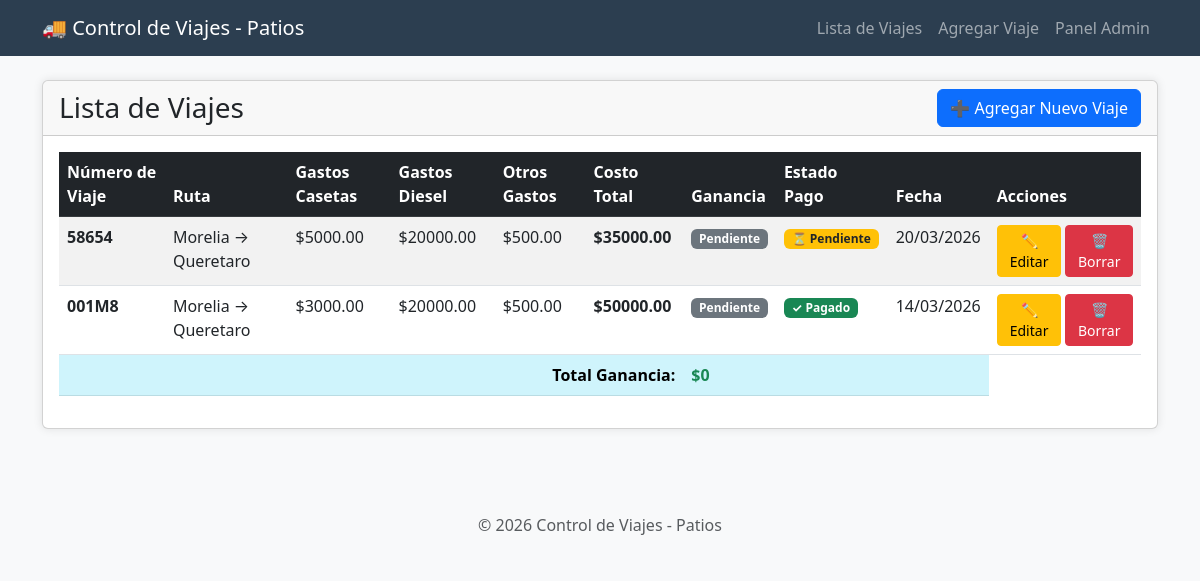
The app's page / (signed in) with its own data.
### trailers/models.py (models this page shows, shortened)
class Viaje(models.Model):
    numero_viaje = models.CharField(max_length=100, unique=True, verbose_name="Número de viaje")
    numero_contenedor = models.CharField(max_length=100, blank=True, verbose_name="Número de contenedor")
    numero_factura = models.CharField(max_length=100, blank=True, verbose_name="Número de factura")
    origen = models.CharField(max_length=200, verbose_name="Origen")
    destino = models.CharField(max_length=200, verbose_name="Destino")
    pagado = models.BooleanField(default=False, verbose_name="¿Viaje pagado?")
    fecha_pago = models.DateField(null=True, blank=True, verbose_name="Fecha de pago")
    fecha_viaje = models.DateField(null=True, blank=True, verbose_name="Fecha de viaje")
    gastos_casetas = models.DecimalField(max_digits=10, decimal_places=2, default=0, verbose_name="Gastos de casetas")
    gastos_diesel = models.DecimalField(max_digits=10, decimal_places=2, default=0, verbose_name="Gastos de diesel")
    otros_gastos = models.DecimalField(max_digits=10, decimal_places=2, default=0, verbose_name="Otros gastos")
    costo_viaje = models.DecimalField(max_digits=10, decimal_places=2, verbose_name="Costo del viaje")
    ganancia = models.DecimalField(max_digits=10, decimal_places=2, null=True, blank=True, verbose_name="Ganancia")
    fecha_creacion = models.DateTimeField(auto_now_add=True, verbose_name="Fecha de creación")
    fecha_actualizacion = models.DateTimeField(auto_now=True, verbose_name="Última actualización")
    class Meta:
        verbose_name = "Viaje"
        verbose_name_plural = "Viajes"
        ordering = ['-fecha_creacion']

### trailers/views.py (the view)
# urls.py: path('', views.lista_viajes, name='lista_viajes'),
@login_required
def lista_viajes(request):
    viajes = Viaje.objects.all()
    return render(request, 'trailers/lista_viajes.html', {'viajes': viajes})

### trailers/templates/trailers/lista_viajes.html (shortened to what this page needs)
{% extends 'trailers/base.html' %}
{% block content %}
<div class="row">
    <div class="col-md-12">
        <div class="card">
            <div class="card-header d-flex justify-content-between align-items-center">
                <h3 class="mb-0">Lista de Viajes</h3>
                <a href="{% url 'agregar_viaje' %}" class="btn btn-primary">
                    ➕ Agregar Nuevo Viaje
                </a>
            </div>
            <div class="card-body">
                {% if viajes %}
                    <div class="table-responsive">
                        <table class="table table-striped table-hover">
                            <thead class="table-dark">
                                <tr>
                                    <th>Número de Viaje</th>
                                    <th>Ruta</th>
                                    <th>Gastos Casetas</th>
                                    <th>Gastos Diesel</th>
                                    <th>Otros Gastos</th>
                                    <th>Costo Total</th>
                                    <th>Ganancia</th>
                                    <th>Estado Pago</th>
                                    <th>Fecha</th>
                                    <th>Acciones</th>
                                </tr>
                            </thead>
                            <tbody>
                                {% for viaje in viajes %}
                                <tr>
                                    <td><strong>{{ viaje.numero_viaje }}</strong></td>
                                    <td>{{ viaje.origen }} → {{ viaje.destino }}</td>
                                    <td>${{ viaje.gastos_casetas|floatformat:2 }}</td>
                                    <td>${{ viaje.gastos_diesel|floatformat:2 }}</td>
                                    <td>${{ viaje.otros_gastos|floatformat:2 }}</td>
                                    <td><strong>${{ viaje.costo_viaje|floatformat:2 }}</strong></td>
                                    <td>
                                        {% if viaje.ganancia %}
                                            <span class="badge bg-success">
                                                ${{ viaje.ganancia|floatformat:2 }}
                                            </span>
                                        {% else %}
                                            <span class="badge bg-secondary">Pendiente</span>
                                        {% endif %}
                                    </td>
                                    <td>
                                        {% if viaje.pagado %}
                                            <span class="badge bg-success">✓ Pagado</span>
                                        {% else %}
                                            <span class="badge bg-warning text-dark">⏳ Pendiente</span>
                                        {% endif %}
                                    </td>
                                    <td>{{ viaje.fecha_creacion|date:"d/m/Y" }}</td>
                                    <td>
                                        <div class="d-flex gap-1">
                                            <a href="{% url 'editar_viaje' viaje.id %}"
                                               class="btn btn-sm btn-warning"
                                               title="Editar">
                                                ✏️ Editar
                                            </a>
                                            <a href="{% url 'borrar_viaje' viaje.id %}"
                                               class="btn btn-sm btn-danger"
                                               title="Borrar">
                                                🗑️ Borrar
                                            </a>
                                        </div>
                                    </td>
                                </tr>
                                {% endfor %}
                            </tbody>
                            <tfoot>
                                <tr class="table-info">
                                    <td colspan="6" class="text-end"><strong>Total Ganancia:</strong></td>
                                    <td colspan="3">
                                        <strong class="text-success">
                                            ${% widthratio viajes.count 1 0 %}
                                        </strong>
                                    </td>
                                </tr>
                            </tfoot>
                        </table>
                    </div>
                {% else %}
                    <div class="alert alert-info text-center">
                        <h5>No hay viajes registrados</h5>
                        <p>Comienza agregando tu primer viaje.</p>
                        <a href="{% url 'agregar_viaje' %}" class="btn btn-primary">Agregar Viaje</a>
                    </div>
                {% endif %}
            </div>
        </div>
    </div>
</div>
{% endblock %}

### trailers/templates/trailers/base.html (shortened to what this page needs)
<!DOCTYPE html>
<html lang="es">
<head>
    <link href="https://cdn.jsdelivr.net/npm/bootstrap@5.3.0/dist/css/bootstrap.min.css" rel="stylesheet">
</head>
<body>
    <nav class="navbar navbar-dark navbar-expand-lg mb-4">
        <div class="container">
            <a class="navbar-brand" href="{% url 'lista_viajes' %}">🚚 Control de Viajes - Patios</a>
            <div class="collapse navbar-collapse" id="navbarNav">
                <ul class="navbar-nav ms-auto">
                    <li class="nav-item">
                        <a class="nav-link" href="{% url 'lista_viajes' %}">Lista de Viajes</a>
                    </li>
                    <li class="nav-item">
                        <a class="nav-link" href="{% url 'agregar_viaje' %}">Agregar Viaje</a>
                    </li>
                    <li class="nav-item">
                        <a class="nav-link" href="/admin/">Panel Admin</a>
                    </li>
                </ul>
            </div>
        </div>
    </nav>
    <div class="container">
        {% block content %}
        {% endblock %}
    </div>
    <footer class="mt-5 py-3 bg-light">
        <div class="container text-center">
            <p class="text-muted mb-0">&copy; 2026 Control de Viajes - Patios</p>
        </div>
    </footer>
</body>
</html>

### trailers/templates/trailers/base.html (style rules this page uses)
body { background-color: #f8f9fa; }
.navbar { background-color: #2c3e50 !important; }
.card { box-shadow: 0 0 10px rgba(0,0,0,0.1); margin-bottom: 20px; }

### records on screen
Viaje: numero_viaje "58654", origen "Morelia", destino "Queretaro", gastos_casetas "5000.00", gastos_diesel "20000.00", otros_gastos "500.00", costo_viaje "35000.00", shows "Pendiente", pagado "⏳ Pendiente", fecha_creacion "20/03/2026"
Viaje: numero_viaje "001M8", origen "Morelia", destino "Queretaro", gastos_casetas "3000.00", gastos_diesel "20000.00", otros_gastos "500.00", costo_viaje "50000.00", shows "Pendiente", pagado "✓ Pagado", fecha_creacion "14/03/2026"
